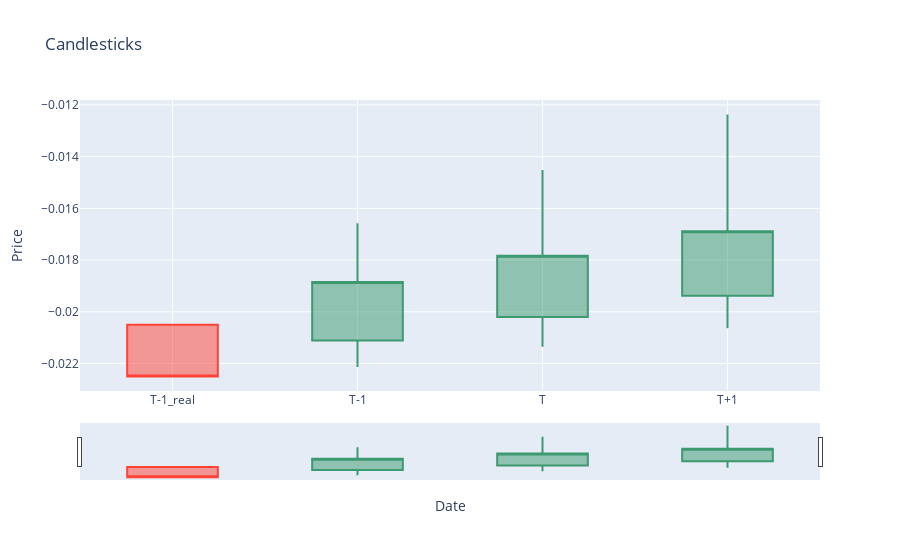

This figure's notebook cell:
### Code cell
candle = go.Candlestick(
    x=['T-1_real','T-1','T','T+1'],  
    open=ohlc['Open'],
    high=ohlc['High'],
    low=ohlc['Low'],
    close=ohlc['Close']
)

# Create a figure and add the candlestick
fig = go.Figure(data=[candle])

# Update layout to show titles
fig.update_layout(title='Candlesticks', xaxis_title='Date', yaxis_title='Price')

# Show the figure
fig.show()

### Figure 1 — Plotly figure (JSON) as saved in the notebook; plotly's stock layout.template omitted (floating-point values rounded to 4 significant figures)
{"data": [{"close": [-0.0225, -0.01885, -0.01783, -0.01688, -0.01599], "high": [-0.0205, -0.01658, -0.01452, -0.01237, -0.01031], "low": [-0.0225, -0.02214, -0.02135, -0.02064, -0.01999], "open": [-0.0205, -0.02111, -0.0202, -0.01938, -0.01862], "type": "candlestick", "x": ["T-1_real", "T-1", "T", "T+1"]}], "layout": {"title": {"text": "Candlesticks"}, "xaxis": {"title": {"text": "Date"}}, "yaxis": {"title": {"text": "Price"}}}}
